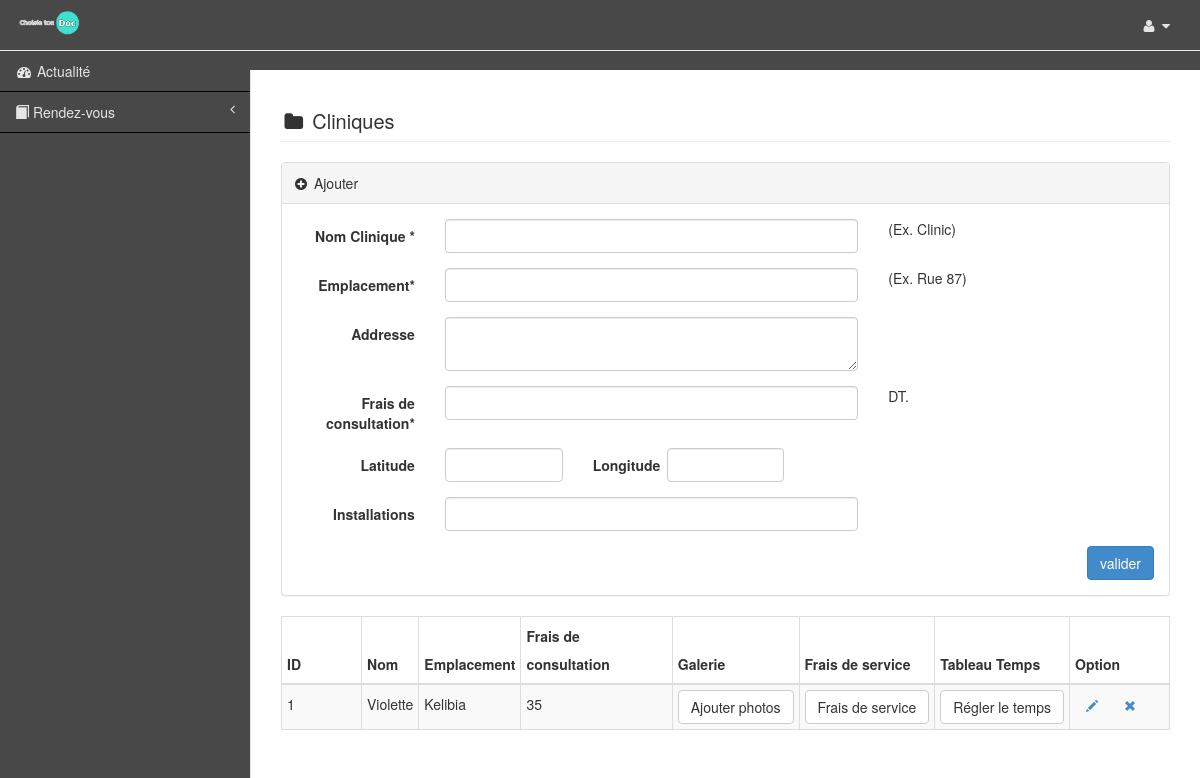
Page /index.php?component=doctor&action=clinics (signed in) on the committed database.
### tables this page shows
CREATE TABLE IF NOT EXISTS `clinics` (
  `cl_id` int(11) NOT NULL AUTO_INCREMENT,
  `dr_id` int(11) NOT NULL,
  `cl_name` varchar(200) NOT NULL,
  `cl_location` varchar(300) NOT NULL,
  `cl_address` varchar(300) NOT NULL,
  `cl_phone` varchar(15) NOT NULL,
  `cl_latitude` varchar(50) NOT NULL,
  `cl_longitude` varchar(50) NOT NULL,
  `cl_fees` double NOT NULL,
  `cl_discount` double NOT NULL,
  `cl_facilities` longtext NOT NULL,
  PRIMARY KEY (`cl_id`)
);

### views/doctor/clinics.php (the view, shortened to what the rows shown need)
<!DOCTYPE html>
<html>
<head>
<?php echo common::load_view("common","head"); ?>
<link href="<?=ADMIN_THEME ?>css/jquery-ui.css" rel="stylesheet">
</head>
<body>
    <div id="wrapper">
        <div id="page-wrapper">
<div class="row">
<div class="col-lg-12">
<h1 class="page-header"><i class="fa fa-folder fa-fw"></i> Cliniques
</h1>
</div>
</div>
<div class="row">
    <div class="col-md-12">
<div class="table-responsive">
                                <table class="table table-striped table-bordered table-hover" id="dataTables-example" >
                                    <thead>
                                        <tr>
                                            <th style="width: 80px;">ID</th>
                                            <th>Nom</th>
                                            <th>Emplacement</th>
                                            <th>Frais de consultation</th>
                                            <th>Galerie</th>
                                            <th>Frais de service</th>
                                            <th>Tableau Temps</th>
                                            <th  style="width: 100px;">Option</th>
                                        </tr>
                                    </thead>
                                    <tbody>
                                    <? foreach($data as $d){ ?>
                                        <tr class="odd gradeX">
                                            <td><?=$d["cl_id"]; ?></td>
                                            <td><?=$d["cl_name"]; ?></td>
                                            <td><?=$d["cl_location"]; ?></td>
                                            <td><?=$d["cl_fees"]; ?></td>
                                            <td><a href="<?=common::get_component_link(array("clinic","photos"),array("cl_id"=>$d["cl_id"]))?>" class="btn btn-default">Ajouter photos</a></td>
                                             <td><a href="<?=common::get_component_link(array("clinic","services"),array("cl_id"=>$d["cl_id"],"dr_id"=>common::get_control_value("dr_id")))?>" class="btn btn-default">Frais de service</a></td>
                                            <td><a href="<?=common::get_component_link(array("clinic","timetable"),array("cl_id"=>$d["cl_id"],"dr_id"=>$drid))?>" class="btn btn-default">Régler le temps</a></td>
                                            <td class="center">
                                             <a href="<?=common::get_component_link(array('clinic','edit'),array("id"=>$d['cl_id'])); ?>" class="btn btn-sm" title="Edit"><i class="glyphicon glyphicon-pencil"></i></a>
										      <a href="<?=common::get_component_link(array('clinic','delete'),array("id"=>$d['cl_id'])); ?>" class="btn btn-sm"  title="Delete"><i class="glyphicon glyphicon-remove"></i></a>
                                            </td>
                                        </tr>
                                     <? } ?>
                                    </tbody>
                                </table>
                            </div>
    </div>
</div>
			</div>
                  </div>
<?php echo common::load_view("common","load_editor"); ?>
</body>
</html>

### rows in the picture
clinics: cl_id "1", cl_name "Violette", cl_location "Kelibia", cl_fees "35"
